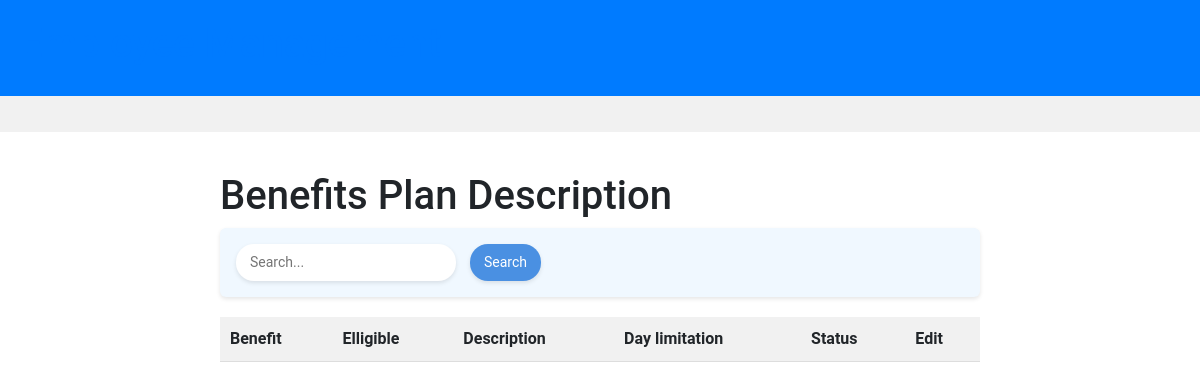
Page /benefit/plan/ (signed in) on the earlier database version.
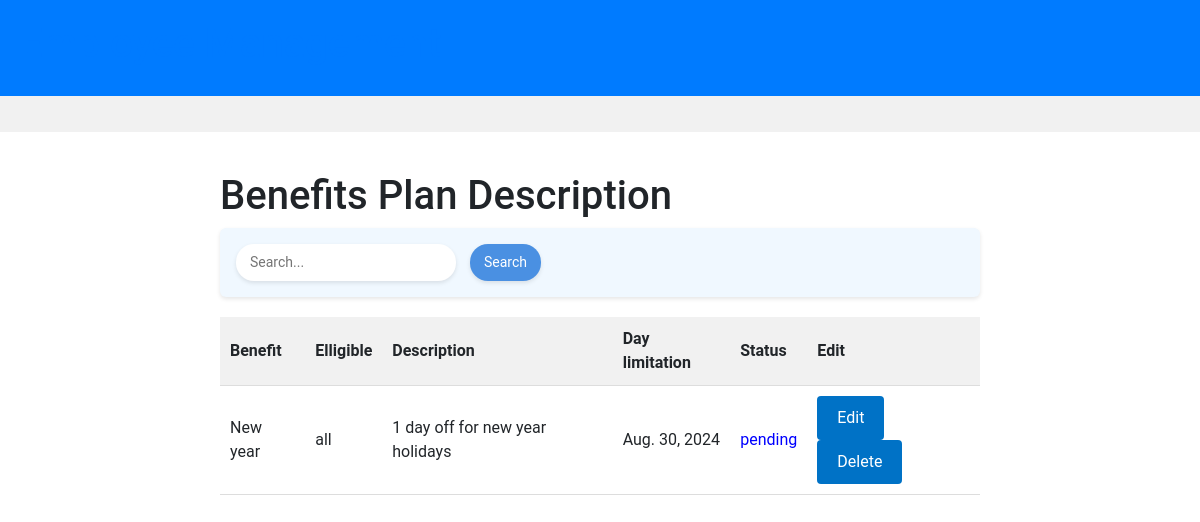
Same page on the later database version.
### benefits/models.py (models this page shows, shortened)
class Benefit(models.Model):
    id = models.AutoField(primary_key=True)
    name = models.CharField(max_length=200)
    type = models.CharField(max_length=200)
    cost = models.IntegerField(default=0)
    description = models.CharField(max_length=500)
    elligible = models.CharField(max_length=500, default='all')
    effective_date = models.DateField(default='07-11-2013')
    expiration_date = models.DateField()
    class Meta :
        db_table = "Benefit"

### benefits/views.py (the view, shortened to what this page needs)
# urls.py: path("plan/", views.plan),
@login_required(login_url="login")
def plan(request):
    now = datetime.date.today()
    plans = Benefit.objects.all()
    enroll = Enrollement.objects.all()
    return render (request , 'benefit/plan.html',{'plans':plans,'enroll':enroll,'time':now} )

### templates/benefit/plan.html (shortened to what this page needs)
{% extends 'base.html' %}
{% block content %}
{% load static %}
<link rel="stylesheet" href="{% static 'style.css' %}">
  <div class="container">
    <h1>Benefits Plan Description</h1>
    <div class="search-and-filters">
      <div class="search-container">
        <form action ="" method="POST">
          <input type="text" class="search-input" placeholder="Search..." name = "search">
        <button class="search-button">
          Search
        </button>
        </form>
      </div>
    </div>
    <table>
      <thead>
        <tr>
          <th>Benefit</th>
          <th>Elligible</th>
          <th>Description</th>
          <th>Day limitation</th>
          <th>Status</th>
          <th>Edit</th>
        </tr>
      </thead>
      <tbody>
        {% for p in plans %}
        <tr>
          <td>{{p.name}}</td>
          <td>{{p.elligible}}</td>
          <td>{{p.description}}</td>
          <td>{{p.expiration_date}}</td>
          {% if p.expiration_date  > time and p.effective_date > time %}
          <td style="color: blue;">pending</td>
          {% endif %}
          <td> <button class="show-popup-button-push" data-title="{{p.id}}" data-text="{{p.name}} ">Edit</button>
            <button class="show-popup-button" data-title="{{p.id}}" data-text=" {{p.description}}">Delete</button></td></td>
        </tr>
        {% endfor %}
      </tbody>
    </table>
  </div>
{% endblock %}

Differences in the rows shown:
added Benefit: name "New year", elligible "all", description "1 day off for new year holidays", expiration_date "Aug. 30, 2024", effective_date "pending"
